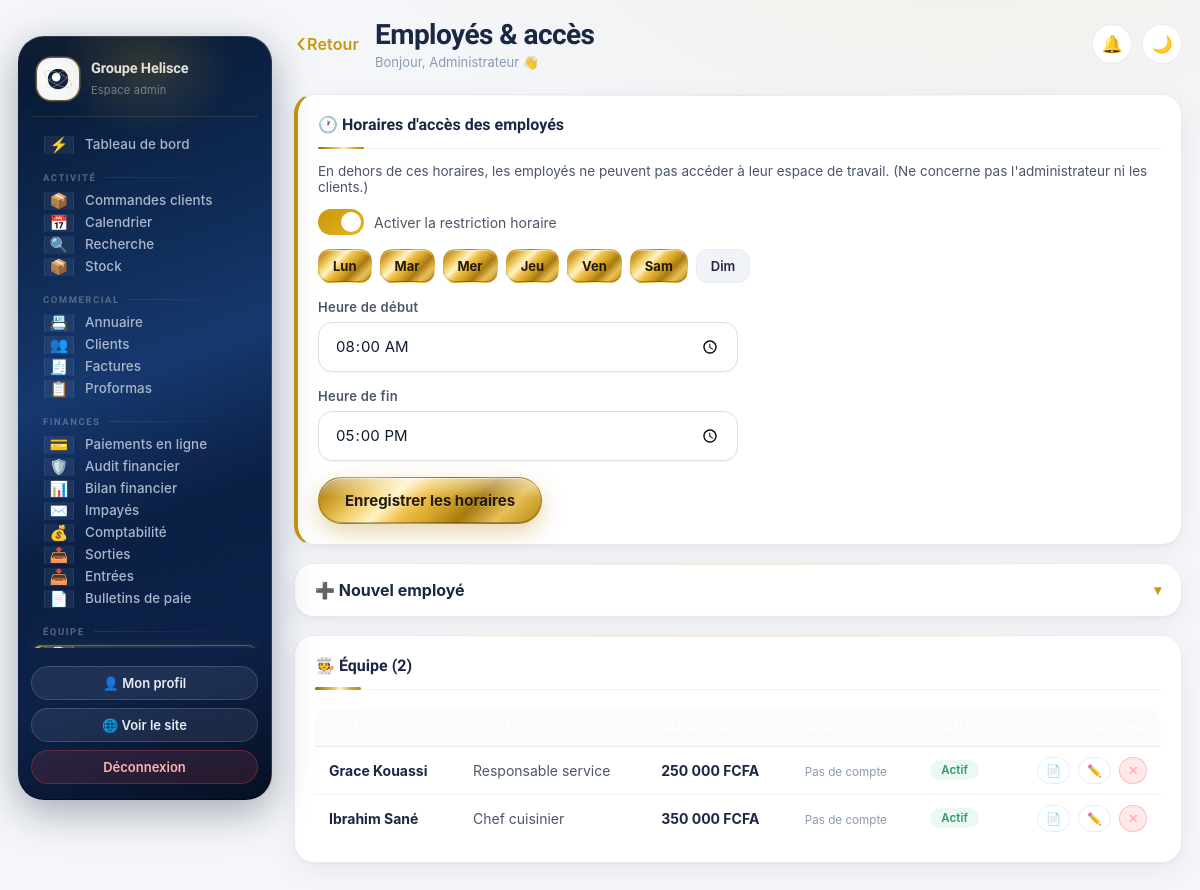
Screenshot of /admin/employes.php (signed in) with the database file from the repository.
### tables this page shows
CREATE TABLE IF NOT EXISTS employes (
  id INT AUTO_INCREMENT PRIMARY KEY,
  nom VARCHAR(120) NOT NULL,
  poste VARCHAR(100) DEFAULT '',
  telephone VARCHAR(30) DEFAULT '',
  email VARCHAR(120) DEFAULT '',
  numero_cnps VARCHAR(60) DEFAULT '',
  salaire_base DECIMAL(14,0) DEFAULT 0,
  date_embauche DATE DEFAULT NULL,
  actif TINYINT(1) DEFAULT 1,
  created_at TIMESTAMP DEFAULT CURRENT_TIMESTAMP
);

### admin/includes/auth.php (called while the page is built, shortened)
<?php
require __DIR__ . '/../../config/db.php';
$settings = get_settings($pdo);
    ?><!DOCTYPE html><html lang="fr"><head><meta charset="UTF-8">

### admin/employes.php (the view, shortened to what this page needs)
<?php
require __DIR__ . '/includes/auth.php';
require __DIR__ . '/includes/layout.php';
require_once __DIR__ . '/includes/badges.php';
$devise = $settings['devise'] ?? 'FCFA';
$modules = all_modules();
$edit = null; $compte = null; $edit_perms = [];
$rows = $pdo->query("SELECT e.*, u.id AS uid, u.username, u.actif AS compte_actif, u.permissions, u.acces_exception_until
                     FROM employes e LEFT JOIN users u ON u.employe_id=e.id AND u.role IN ('employe','admin')
                     -- les fiches personnelles (créées depuis « Mon profil ») restent hors de cette liste
                     WHERE COALESCE(e.fiche_perso, 0) = 0
                     ORDER BY e.actif DESC, e.nom")->fetchAll();
admin_header('Employés & accès', 'employes', $pdo, $settings);
$wJours = array_filter(array_map('intval', explode(',', $settings['work_jours'] ?? '1,2,3,4,5,6')));
$joursNoms = [1=>'Lun',2=>'Mar',3=>'Mer',4=>'Jeu',5=>'Ven',6=>'Sam',7=>'Dim'];
?>
<div class="panel glass" style="border-left:4px solid var(--gold)">
  <h2>🕐 Horaires d'accès des employés</h2>
  <p style="color:var(--ink-dim);font-size:13.5px;margin:-4px 0 14px">En dehors de ces horaires, les employés ne peuvent pas accéder à leur espace de travail. (Ne concerne pas l'administrateur ni les clients.)</p>
  <form method="post">
    <label class="switch" style="margin-bottom:14px"><input type="checkbox" name="work_actif" <?= ($settings['work_hours_actif'] ?? '1')==='1'?'checked':'' ?>> Activer la restriction horaire</label>
    <div style="display:flex;gap:8px;flex-wrap:wrap;margin-bottom:16px">
      <?php foreach ($joursNoms as $n=>$lib): ?>
      <label class="jour-chip"><input type="checkbox" name="jours[]" value="<?= $n ?>" <?= in_array($n,$wJours,true)?'checked':'' ?>><span><?= $lib ?></span></label>
      <?php endforeach; ?>
    </div>
    <div class="form-grid" style="max-width:420px">
      <div class="field"><label>Heure de début</label><input class="input" type="time" name="work_debut" value="<?= e($settings['work_debut'] ?? '08:00') ?>"></div>
      <div class="field"><label>Heure de fin</label><input class="input" type="time" name="work_fin" value="<?= e($settings['work_fin'] ?? '17:00') ?>"></div>
    </div>
    <button class="btn btn-gold" style="margin-top:16px">Enregistrer les horaires</button>
  </form>
</div>
<details class="panel glass panel-pliable" id="form" <?= $edit ? 'open' : '' ?>>
  <summary class="panel-titre"><?= $edit ? '✏️ Modifier : ' . e($edit['nom']) : '➕ Nouvel employé' ?><span class="chev">▾</span>
  </summary>
</details>
<div class="panel glass tbl-equipe">
  <h2>🧑‍🍳 Équipe (<?= count($rows) ?>)</h2>
  <div class="tbl-wrap">
    <table>
      <thead><tr><th>Nom</th><th>Poste</th><th>Salaire base</th><th>Accès</th><th>Statut</th><th style="text-align:right">Actions</th></tr></thead>
      <tbody>
        <?php foreach ($rows as $r): $p = $r['permissions'] ? (json_decode($r['permissions'],true) ?: []) : []; ?>
        <tr>
          <td><span class="emp-nom"><?= e($r['nom']) ?></span><?= $r['matricule'] ? '<span class="emp-mat">'.e($r['matricule']).'</span>' : '' ?></td>
          <td><?= e($r['poste'] ?: '—') ?></td>
          <td><strong><?= money($r['salaire_base'], $devise) ?></strong></td>
          <td>
            <?php if ($r['uid']): ?>
              <code><?= e($r['username']) ?></code>
              <span class="badge <?= $r['compte_actif']?'badge-teal':'badge-danger' ?>" style="font-size:10px"><?= $r['compte_actif']?'actif':'désactivé' ?></span>
              <?php if ($p): $libs = implode(', ', array_map(fn($k)=>$modules[$k][0]??$k, $p)); ?>
                <br><small style="color:var(--ink-faint)" title="<?= e($libs) ?>"><?= count($p) ?> section<?= count($p)>1?'s':'' ?> ⓘ</small>
              <?php endif; ?>
            <?php else: ?><small style="color:var(--ink-faint)">Pas de compte</small><?php endif; ?>
          </td>
          <td><span class="badge <?= $r['actif'] ? 'badge-teal' : 'badge-danger' ?>"><?= $r['actif'] ? 'Actif' : 'Inactif' ?></span></td>
          <td>
            <div class="td-actions">
              <a class="btn btn-glass btn-sm" href="paie.php?edit=new&employe=<?= $r['id'] ?>" title="Bulletin de paie">📄</a>
              <a class="btn btn-glass btn-sm" href="?edit=<?= $r['id'] ?>#form" title="Modifier">✏️</a>
              <form method="post" data-confirm="Supprimer « <?= e($r['nom']) ?> » et son accès ?">
                <button class="btn btn-danger btn-sm" name="supprimer" value="<?= $r['id'] ?>">✕</button>
              </form>
            </div>
          </td>
        </tr>
        <?php endforeach; ?>
      </tbody>
    </table>
  </div>
</div>
<?php admin_footer(); ?>

### admin/includes/layout.php (shortened to what this page needs)
<?php
function admin_header(string $titre, string $actif, PDO $pdo, array $settings): void {
    $NOTIF = notifications($pdo, current_user());
    ?>
<!DOCTYPE html>
<html lang="fr" data-space="app">
<head>
<link rel="stylesheet" href="<?= asset('../assets/css/glass.css') ?>">
<link rel="stylesheet" href="<?= asset('../assets/css/admin.css') ?>">
</head>
<body>
<div class="admin-shell">
  <aside class="sidebar glass-strong">
    <div class="side-brand">
      <?= logo_html('..', 'brand-dot') ?>
      <div><strong><?= e($settings['nom_entreprise']) ?></strong><small><?= is_admin() ? 'Espace admin' : 'Espace employé' ?></small></div>
    </div>
    <nav class="side-nav">
      <a href="index.php" class="<?= $actif === 'dashboard' ? 'active' : '' ?>"><span class="nico">⚡</span><span class="ntxt">Tableau de bord</span></a>
      <?php
      $groupes = groupes_modules();
      foreach ($groupes as $g => $gLabel):
          $items = array_filter(all_modules(), fn($m, $k) => $m[3] === $g && can($k), ARRAY_FILTER_USE_BOTH);
          if (!$items) continue; ?>
        <div class="nav-sep"><?= e($gLabel) ?></div>
        <?php foreach ($items as $key => [$label, $ico, $url, $grp, $adminOnly]): ?>
        <a href="<?= $url ?>" class="<?= $key === $actif ? 'active' : '' ?>">
          <span class="nico"><?= $ico ?></span><span class="ntxt" title="<?= e($label) ?>"><?= $label ?></span>
        </a>
        <?php endforeach; ?>
      <?php endforeach; ?>
    </nav>
    <div class="side-foot">
      <a href="profil.php" class="btn btn-glass btn-sm" style="width:100%">👤 Mon profil</a>
      <a href="../index.php" target="_blank" class="btn btn-glass btn-sm" style="width:100%">🌐 Voir le site</a>
      <a href="../logout.php" class="btn btn-danger btn-sm" style="width:100%">Déconnexion</a>
    </div>
  </aside>
  <main class="admin-main">
    <header class="admin-top">
      <div style="display:flex;align-items:center;gap:10px;min-width:0">
        <button type="button" class="btn-retour" onclick="retourArriere()" aria-label="Retour">
          <span class="chev">‹</span><span class="btn-retour-txt">Retour</span>
        </button>
        <div style="min-width:0">
          <h1><?= e($titre) ?></h1>
          <p class="crumb">Bonjour, <?= e($_SESSION['admin_nom']) ?> 👋<?= is_admin() ? '' : ' · <span class="badge">Employé</span>' ?></p>
        </div>
      </div>
      <div style="display:flex;gap:10px;align-items:center">
<div class="notif-wrap" data-msg-count="<?php
            $mc = 0; foreach ($NOTIF['items'] as $it) { if (($it['icone'] ?? '') === '💬') $mc += (int)$it['n']; }
            echo $mc; ?>">
          <button type="button" class="notif-bell" onclick="this.parentNode.classList.toggle('open')" title="Notifications">
            🔔<?php if ($NOTIF['total']): ?><span class="notif-dot"><?= $NOTIF['total'] > 99 ? '99+' : $NOTIF['total'] ?></span><?php endif; ?>
          </button>
        </div>
        <button class="theme-toggle" onclick="toggleTheme()" title="Changer de thème"><span data-theme-icon>☀️</span></button>
      </div>
    </header>
<?php }
function admin_footer(): void { ?>
  </main>
</div>
</body>
</html>
<?php } ?>

### config/db.php (shortened to what this page needs)
<?php
function e($str) { return htmlspecialchars((string)$str, ENT_QUOTES, 'UTF-8'); }
function get_settings(PDO $pdo): array {
    static $s = null;
    if ($s === null) {
        $s = [];
        foreach ($pdo->query('SELECT cle, valeur FROM settings') as $row) $s[$row['cle']] = $row['valeur'];
    }
    return $s;
}
function groupes_modules(): array {
    return [
        'activite'   => 'Activité',
        'commercial' => 'Commercial',
        'finances'   => 'Finances',
        'equipe'     => 'Équipe',
        'docs'       => 'Documents',
        'echange'    => 'Échanges',
        'site'       => 'Site vitrine',
    ];
}
function current_user(): array {
    return [
        'id'    => $_SESSION['admin_id'] ?? 0,
        'nom'   => $_SESSION['admin_nom'] ?? '',
        'role'  => $_SESSION['admin_role'] ?? 'admin',
        'perms' => $_SESSION['admin_perms'] ?? [],
    ];
}
function is_admin(): bool { return (current_user()['role']) === 'admin'; }
function money($n, string $devise = 'FCFA'): string {
    return number_format((float)$n, 0, ',', ' ') . ' ' . $devise;
}
function asset(string $chemin): string {
    $abs = __DIR__ . '/../' . ltrim(preg_replace('#^(\.\./)+#', '', $chemin), '/');
    $v = is_file($abs) ? filemtime($abs) : time();
    return $chemin . '?v=' . $v;
}
function logo_html(string $base = '.', string $classe = 'app-logo', string $secours = '🍽️'): string {
    $s = $GLOBALS['settings'] ?? [];
    $fichier = trim((string)($s['logo'] ?? ''));
    $aImage = false; $src = $base . '/assets/img/logo.png';
    if ($fichier !== '' && is_file(__DIR__ . '/../uploads/' . $fichier)) {
        $src = $base . '/uploads/' . rawurlencode($fichier);
        $aImage = true;
    } elseif (is_file(__DIR__ . '/../assets/img/logo.png')) {
        $aImage = true;
    }
    if ($aImage) {
        return '<span class="' . e($classe) . ' logo-img"><img src="' . e($src) . '" alt="Logo"></span>';
    }
    return '<span class="' . e($classe) . '">' . $secours . '</span>';
}

### rows the page displays
employes: nom "Grace Kouassi", poste "Responsable service", salaire_base "250 000 FCFA", actif "Actif", $r['id'] 2 (drawn)
employes: nom "Ibrahim Sané", poste "Chef cuisinier", salaire_base "350 000 FCFA", actif "Actif", $r['id'] 1 (drawn)

### other values shown
$settings['nom_entreprise'] "Groupe Helisce"
$gLabel "ACTIVITÉ"
$ico "📦"
$label "Commandes clients"
$ico "📅"
$label "Calendrier"
$ico "🔍"
$label "Recherche"
$label "Stock"
$gLabel "COMMERCIAL"
$ico "📇"
$label "Annuaire"
$ico "👥"
$label "Clients"
$ico "🧾"
